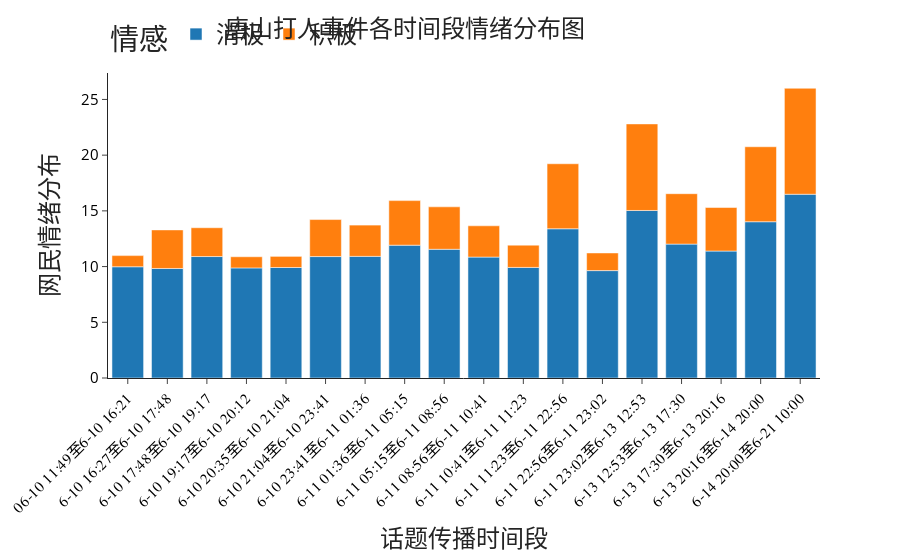

This figure's notebook cell:
### Code cell
subset = yyqx[['groupIndex','情绪']]
bardata = subset.groupby(['groupIndex','情绪'])['情绪'].count()
s1 = pd.DataFrame(bardata)
s1['时间段'] = '0'
s1['情感'] = '0'
timelist = list(yyqx['groupIndex'].unique())
for i in range(len(s1['情绪'])):
    s1['时间段'][i] = timelist[int(i/2 )]
    if i % 2 ==0:
        s1['情感'][i] = '消极'
    else:
        s1['情感'][i] = '积极'
import math
print("系统中个体数目：",s1['情绪'][0]+s1['情绪'][1])
s1['情绪'] = [math.log2(num) for num in s1['情绪']]

fig = px.bar(s1, x='时间段',y='情绪',color='情感', template="simple_white")
fig.update_layout(
    font_size = 13,
    title= dict(
        text = "唐山打人事件各时间段情绪分布图",
        x = 0.45,
        font_size = 24
    ),
    xaxis = dict(
        title="话题传播时间段",
        titlefont_size = 24,
        tickfont=dict(
            color="black",
            size=15,
            family="airlblack"

        ),
        tickangle=-45
        
    ),
    yaxis=dict(
        title="网民情绪分布",
        titlefont_size = 24,
        tickfont=dict(
            color="black",
            size=15,
        )
    ),
    legend = dict(
        orientation = "h" ,# 开启水平显示
        y = 1.2,
        font_size = 24
    )
)
fig.show()

### Figure 1 — Plotly figure (JSON) as saved in the notebook; plotly's stock layout.template omitted (floating-point values rounded to 4 significant figures)
{"data": [{"alignmentgroup": "True", "hovertemplate": "情感=消极<br>时间段=%{x}<br>情绪=%{y}<extra></extra>", "legendgroup": "消极", "marker": {"color": "#1F77B4", "pattern": {"shape": ""}}, "name": "消极", "offsetgroup": "消极", "orientation": "v", "showlegend": true, "textposition": "auto", "type": "bar", "x": ["06-10 11:49至6-10 16:21", "6-10 16:27至6-10 17:48", "6-10 17:48至6-10 19:17", "6-10 19:17至6-10 20:12", "6-10 20:35至6-10 21:04", "6-10 21:04至6-10 23:41", "6-10 23:41至6-11 01:36", "6-11 01:36至6-11 05:15", "6-11 05:15至6-11 08:56", "6-11 08:56至6-11 10:41", "6-11 10:41至6-11 11:23", "6-11 11:23至6-11 22:56", "6-11 22:56至6-11 23:02", "6-11 23:02至6-13 12:53", "6-13 12:53至6-13 17:30", "6-13 17:30至6-13 20:16", "6-13 20:16至6-14 20:00", "6-14 20:00至6-21 10:00"], "xaxis": "x", "y": [9.984, 9.83, 10.9, 9.881, 9.916, 10.9, 10.92, 11.92, 11.55, 10.85, 9.925, 13.39, 9.638, 15.04, 12.02, 11.39, 14.03, 16.49], "yaxis": "y"}, {"alignmentgroup": "True", "hovertemplate": "情感=积极<br>时间段=%{x}<br>情绪=%{y}<extra></extra>", "legendgroup": "积极", "marker": {"color": "#FF7F0E", "pattern": {"shape": ""}}, "name": "积极", "offsetgroup": "积极", "orientation": "v", "showlegend": true, "textposition": "auto", "type": "bar", "x": ["06-10 11:49至6-10 16:21", "6-10 16:27至6-10 17:48", "6-10 17:48至6-10 19:17", "6-10 19:17至6-10 20:12", "6-10 20:35至6-10 21:04", "6-10 21:04至6-10 23:41", "6-10 23:41至6-11 01:36", "6-11 01:36至6-11 05:15", "6-11 05:15至6-11 08:56", "6-11 08:56至6-11 10:41", "6-11 10:41至6-11 11:23", "6-11 11:23至6-11 22:56", "6-11 22:56至6-11 23:02", "6-11 23:02至6-13 12:53", "6-13 12:53至6-13 17:30", "6-13 17:30至6-13 20:16", "6-13 20:16至6-14 20:00", "6-14 20:00至6-21 10:00"], "xaxis": "x", "y": [1, 3.459, 2.585, 1, 1, 3.322, 2.807, 4, 3.807, 2.807, 2, 5.833, 1.585, 7.768, 4.524, 3.907, 6.728, 9.512], "yaxis": "y"}], "layout": {"barmode": "relative", "font": {"size": 13}, "legend": {"font": {"size": 24}, "orientation": "h", "title": {"text": "情感"}, "tracegroupgap": 0, "y": 1.2}, "margin": {"t": 60}, "title": {"font": {"size": 24}, "text": "唐山打人事件各时间段情绪分布图", "x": 0.45}, "xaxis": {"anchor": "y", "domain": [0, 1], "tickangle": -45, "tickfont": {"color": "black", "family": "airlblack", "size": 15}, "title": {"font": {"size": 24}, "text": "话题传播时间段"}}, "yaxis": {"anchor": "x", "domain": [0, 1], "tickfont": {"color": "black", "size": 15}, "title": {"font": {"size": 24}, "text": "网民情绪分布"}}}}
